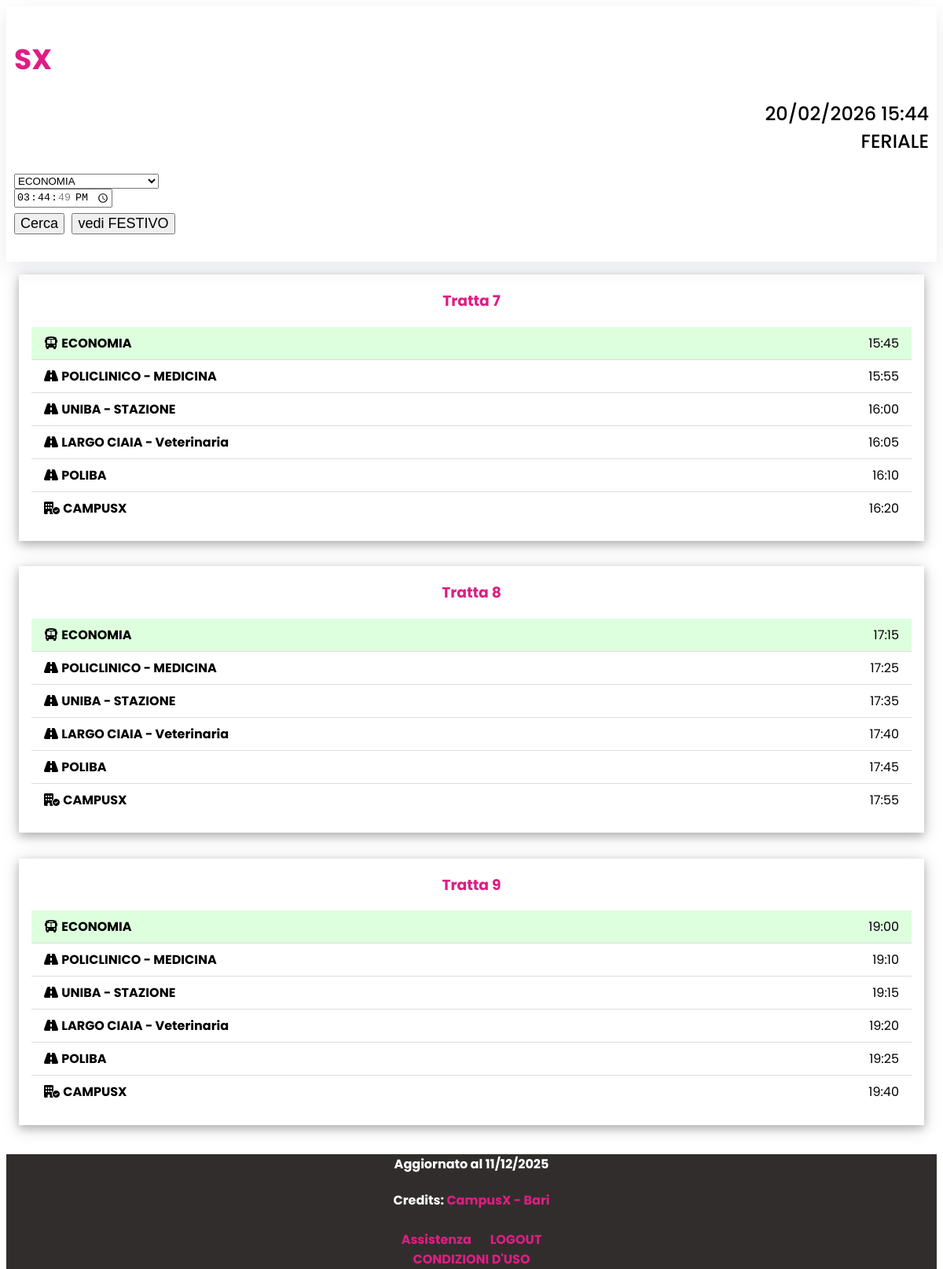
Page /partenza.php?fermata=eco on the committed database.
### tables this page shows
CREATE TABLE IF NOT EXISTS `orari` (
  `id` int NOT NULL AUTO_INCREMENT,
  `orario` time DEFAULT NULL,
  `tipoGiorno` tinyint(1) NOT NULL DEFAULT '1',
  `tratta` int UNSIGNED NOT NULL,
  `idLuogo` varchar(3) NOT NULL DEFAULT 'stz',
  PRIMARY KEY (`id`),
  UNIQUE KEY `orario` (`orario`,`tipoGiorno`),
  KEY `idLuogo` (`idLuogo`),
  KEY `tipoGiorno` (`tipoGiorno`,`tratta`),
  KEY `fk_orari_tratte` (`tratta`,`tipoGiorno`)
);

CREATE TABLE IF NOT EXISTS `luogo` (
  `id` varchar(3) NOT NULL,
  `denominazione` text NOT NULL,
  PRIMARY KEY (`id`)
);

### partenza.php (the view, shortened to what this page needs)
<?php
$fermata = $_GET['fermata'];
$tipoGiorno = isset($_GET['fest']) ? (int)$_GET['fest'] : (date('N') < 6 ? 0 : 1);
$ora = isset($_GET['orario']) ? $_GET['orario'] : date('H:i:s');
include_once 'header.php';
$queryTratte = "
    SELECT DISTINCT tratta
    FROM orari
    WHERE tipoGiorno = $tipoGiorno AND idLuogo = '$fermata'
";
$tratteResult = $sxConn->query($queryTratte);
while($trattaRow = $tratteResult->fetch_assoc()) {
    $tratta = $trattaRow['tratta'];
    $note = "";
    $queryStart = "
        SELECT orario
        FROM orari
        WHERE tratta = $tratta AND tipoGiorno = $tipoGiorno AND idLuogo = '$fermata' AND orario >= '$ora'
        ORDER BY orario ASC LIMIT 1
    ";
    $startResult = $sxConn->query($queryStart);
    if($startResult->num_rows == 0) continue;
    $startOrario = $startResult->fetch_assoc()['orario'];
    $queryOrari = "
        SELECT O.orario, O.idLuogo, L.denominazione
        FROM orari O
        JOIN luogo L ON L.id = O.idLuogo
        WHERE O.tratta = $tratta
        AND O.tipoGiorno = $tipoGiorno
        AND O.orario >= '$startOrario'
        ORDER BY O.orario
    ";
    $resultOrari = $sxConn->query($queryOrari);
    $fermate = [];
    while($row = $resultOrari->fetch_assoc()){
        $fermate[] = $row;
    }
    echo '<div class="w3-container">';
    echo '  <div class="w3-panel w3-card-4">';
    echo "    <h3 class='w3-center c-primary'>Tratta $tratta$note</h3>";
    echo "    <ul class='w3-ul'>";
    foreach ($fermate as $i => $row) {
        $orarioFmt = substr($row['orario'], 0, 5);
        $classeExtra = '';
        $icona = "<i class='fa-solid fa-road'></i> ";
        if ($i == 0) {
            $classeExtra = ' w3-pale-green';
            $icona = "<i class='fa-solid fa-bus'></i> ";
        } elseif ($i == count($fermate) - 1) {
            $classeExtra = '';
            $icona = "<i class='fa-solid fa-building-circle-check'></i> ";
        }
        echo "<li class='$classeExtra' data-luogo='{$row['idLuogo']}' data-orario='{$row['orario']}'>
                $icona <b>{$row['denominazione']}</b>
                <span class='w3-right'>{$orarioFmt}</span>
              </li>";
    }
    echo "    </ul>";
    echo "  </div>";
    echo "</div>";
}
include_once 'footer.php';
?>

### styles/w3.css (style rules this page uses)
.w3-ul { list-style-type: none; padding: 0; margin: 0 }
.w3-ul li { padding: 8px 16px; border-bottom: 1px solid #ddd }
.w3-ul li:last-child { border-bottom: none }
.w3-main, { transition: margin-left .4s }
.w3-container:after, .w3-container:before, .w3-panel:after, .w3-panel:before, .w3-row:after, .w3-row:before, .w3-row-padding:after, .w3-row-padding:before, .w3-cell-row:before, .w3-cell-row:after, .w3-clear:after, .w3-clear:before, .w3-bar:before, .w3-bar:after { content: ""; display: table; clear: both }
.w3-container, .w3-panel { padding: 0.01em 16px }
.w3-panel { margin-top: 16px; margin-bottom: 16px }
.w3-card-4, .w3-hover-shadow:hover { box-shadow: 0 4px 10px 0 rgba(0, 0, 0, 0.2), 0 4px 20px 0 rgba(0, 0, 0, 0.19) }
.w3-center { text-align: center !important }
.w3-right { float: right !important }
.w3-pale-green, .w3-hover-pale-green:hover { color: #000 !important; background-color: #ddffdd !important }

### styles/general.css (style rules this page uses)
:root { --primary-color: rgb(223, 29, 132); --footer-color: rgb(52, 52, 52); }
html, body { height: 100%; }
body { word-wrap: break-word; overflow-wrap: break-word; white-space: normal; }
.c-primary { color: var(--primary-color) !important; }

### rows in the picture
orari: idLuogo.denominazione "ECONOMIA", orario "15:45"
orari: idLuogo.denominazione "POLICLINICO - MEDICINA", orario "15:55"
orari: idLuogo.denominazione "UNIBA - STAZIONE", orario "16:00"
orari: idLuogo.denominazione "LARGO CIAIA - Veterinaria", orario "16:05"
orari: idLuogo.denominazione "POLIBA", orario "16:10"
orari: idLuogo.denominazione "CAMPUSX", orario "16:20"
orari: idLuogo.denominazione "ECONOMIA", orario "17:15"
orari: idLuogo.denominazione "POLICLINICO - MEDICINA", orario "17:25"
orari: idLuogo.denominazione "UNIBA - STAZIONE", orario "17:35"
orari: idLuogo.denominazione "LARGO CIAIA - Veterinaria", orario "17:40"
orari: idLuogo.denominazione "POLIBA", orario "17:45"
orari: idLuogo.denominazione "CAMPUSX", orario "17:55"
orari: idLuogo.denominazione "ECONOMIA", orario "19:00"
orari: idLuogo.denominazione "POLICLINICO - MEDICINA", orario "19:10"
orari: idLuogo.denominazione "UNIBA - STAZIONE", orario "19:15"
orari: idLuogo.denominazione "LARGO CIAIA - Veterinaria", orario "19:20"
orari: idLuogo.denominazione "POLIBA", orario "19:25"
orari: idLuogo.denominazione "CAMPUSX", orario "19:40"

### other values in the picture
$tratta "7"
$tratta "8"
$tratta "9"
$ultimaModificaDB "11/12/2025"
form field fermata "ECONOMIA"
